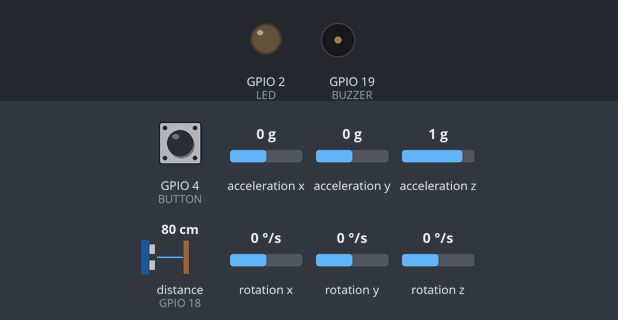
A sketch run on a simulated ESP32. Parts: output pins drawn as LEDs (lit = HIGH), buzzer (waves = sounding, pin HIGH). Wiring (inferred from the names in the program): ultrasonic range finder: trigger GPIO 5; echo GPIO 18. The inputs (shaded band) are chosen by the test bench; at power-on: GPIO 4 (BUTTON) HIGH, acceleration x 0 g, acceleration y 0 g, acceleration z 1 g, distance to the obstacle (sensor on GPIO 18) 80 cm, rotation x 0 °/s, rotation y 0 °/s, rotation z 0 °/s. The echo pulse lasts 58.3 µs per cm; pins used as bus, display or sensor lines are not drawn.

Above: at 1.2 s.
1.3 s: GPIO 4 (BUTTON) pulled LOW for 0.25 s
At 1.56 s:
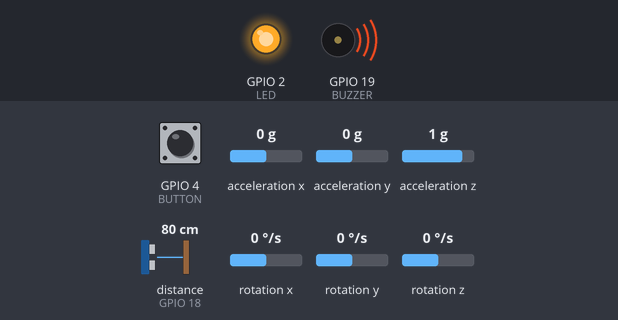
3.1 s: GPIO 4 (BUTTON) pulled LOW for 3.2 s
At 7.2 s:
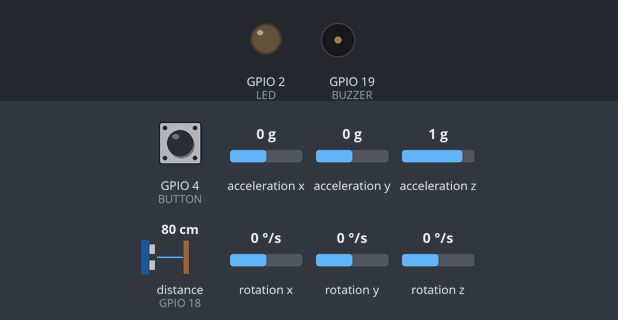
Timing chart, 0 to 8.7 s (numbered marks = the images above; inputs shaded):
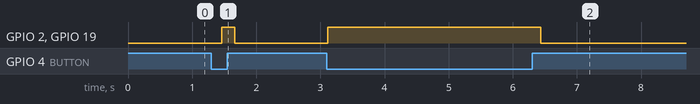

Measured:
- after the input at 1.3 s, GPIO 2 (LED), GPIO 19 (BUZZER): LOW → HIGH after 0.16 s, → LOW 0.21 s later
- after the input at 3.1 s, GPIO 2 (LED), GPIO 19 (BUZZER): LOW → HIGH at once, → LOW 3.3 s later

The sketch:

VEHICLE_B_CODE.ino
```cpp
#include <WiFi.h>
#include <esp_now.h>
#include <Wire.h>
#include <MPU6050.h>

MPU6050 mpu;

// Pins
#define TRIG 5
#define ECHO 18
#define BUZZER 19
#define LED 2
#define BUTTON 4

// Peer MAC (Vehicle A)
uint8_t peerAddress[] = {0x24, 0x6F, 0x28, 0xDD, 0xEE, 0xFF};

typedef struct struct_message {
  float distance;
  float accel;
  bool brake;
  bool accident;
  bool emergency;
} struct_message;

struct_message outgoingData;

void setup() {
  Serial.begin(115200);

  pinMode(TRIG, OUTPUT);
  pinMode(ECHO, INPUT);
  pinMode(BUZZER, OUTPUT);
  pinMode(LED, OUTPUT);
  pinMode(BUTTON, INPUT_PULLUP);

  Wire.begin();
  mpu.initialize();

  WiFi.mode(WIFI_STA);

  if (esp_now_init() != ESP_OK) {
    Serial.println("ESP NOW Error");
    return;
  }

  esp_now_peer_info_t peerInfo = {};
  memcpy(peerInfo.peer_addr, peerAddress, 6);
  peerInfo.channel = 0;
  peerInfo.encrypt = false;

  esp_now_add_peer(&peerInfo);
}

float getDistance() {
  digitalWrite(TRIG, LOW);
  delayMicroseconds(2);
  digitalWrite(TRIG, HIGH);
  delayMicroseconds(10);
  digitalWrite(TRIG, LOW);

  long duration = pulseIn(ECHO, HIGH);
  float distance = duration * 0.034 / 2;
  return distance;
}

void loop() {

  float distance = getDistance();

  int16_t ax, ay, az;
  mpu.getAcceleration(&ax, &ay, &az);

  float accel = ax / 16384.0;

  bool brake = abs(accel) > 1.2;
  bool accident = abs(accel) > 3.0;

  bool emergency = digitalRead(BUTTON) == LOW;

  outgoingData.distance = distance;
  outgoingData.accel = accel;
  outgoingData.brake = brake;
  outgoingData.accident = accident;
  outgoingData.emergency = emergency;

  esp_now_send(peerAddress, (uint8_t *)&outgoingData, sizeof(outgoingData));

  if (emergency) {
    digitalWrite(BUZZER, HIGH);
    digitalWrite(LED, HIGH);
  } else {
    digitalWrite(BUZZER, LOW);
    digitalWrite(LED, LOW);
  }

  delay(200);
}
```
